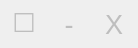
    <widget class="pnlevent" name="buttonspanel" native="true">
     <property name="enabled">
      <bool>true</bool>
     </property>
     <property name="geometry">
      <rect>
       <x>402</x>
       <y>3305</y>
       <width>138</width>
       <height>48</height>
      </rect>
     </property>
     <property name="font">
      <font>
       <pointsize>20</pointsize>
      </font>
     </property>
     <property name="autoFillBackground">
      <bool>true</bool>
     </property>
     <widget class="lblevent" name="windowmaximize">
      <property name="enabled">
       <bool>false</bool>
      </property>
      <property name="geometry">
       <rect>
        <x>2</x>
        <y>2</y>
        <width>44</width>
        <height>44</height>
       </rect>
      </property>
      <property name="font">
       <font>
        <family>FreeSans</family>
        <pointsize>20</pointsize>
       </font>
      </property>
      <property name="cursor">
       <cursorShape>PointingHandCursor</cursorShape>
      </property>
      <property name="autoFillBackground">
       <bool>true</bool>
      </property>
      <property name="text">
       <string notr="true">□</string>
      </property>
      <property name="alignment">
       <set>Qt::AlignCenter</set>
      </property>
     </widget>
     <widget class="lblevent" name="windowminimize">
      <property name="enabled">
       <bool>false</bool>
      </property>
      <property name="geometry">
       <rect>
        <x>47</x>
        <y>2</y>
        <width>44</width>
        <height>44</height>
       </rect>
      </property>
      <property name="cursor">
       <cursorShape>PointingHandCursor</cursorShape>
      </property>
      <property name="autoFillBackground">
       <bool>true</bool>
      </property>
      <property name="text">
       <string notr="true">-</string>
      </property>
      <property name="alignment">
       <set>Qt::AlignCenter</set>
      </property>
     </widget>
     <widget class="lblevent" name="windowclose">
      <property name="enabled">
       <bool>false</bool>
      </property>
      <property name="geometry">
       <rect>
        <x>92</x>
        <y>2</y>
        <width>44</width>
        <height>44</height>
       </rect>
      </property>
      <property name="cursor">
       <cursorShape>PointingHandCursor</cursorShape>
      </property>
      <property name="autoFillBackground">
       <bool>true</bool>
      </property>
      <property name="text">
       <string notr="true">X</string>
      </property>
      <property name="alignment">
       <set>Qt::AlignCenter</set>
      </property>
      <property name="disabled" stdset="0">
       <bool>false</bool>
      </property>
     </widget>
    </widget>
